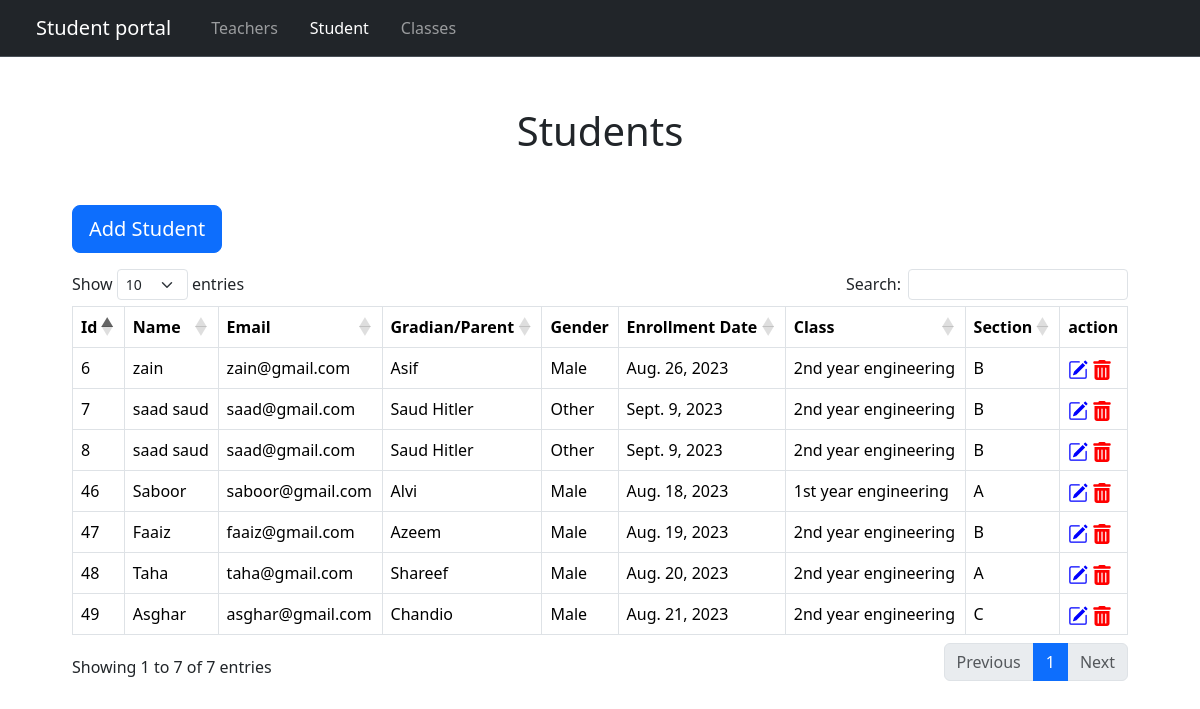
The page /administrator/Students/ on the database as committed earlier.
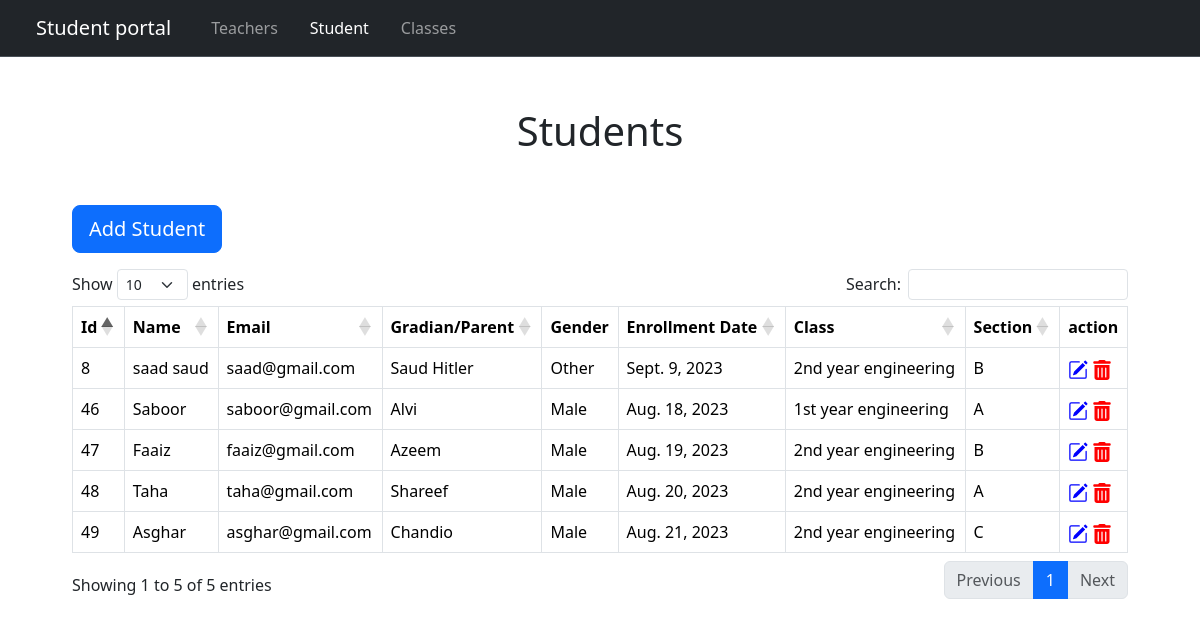
The same page on the database as committed later.
### administrator/models.py (models this page shows, shortened)
class Student(models.Model):
    name = models.CharField(max_length=100)
    email_address = models.CharField(max_length=100)
    phone_no = models.CharField(max_length=100)
    address = models.CharField(max_length=250)
    gardian_or_parent_name = models.CharField(max_length=100)
    gender = models.CharField(max_length=50)
    date_of_birth = models.DateField()
    date_of_enrollment = models.DateField()

class Class(models.Model):
    name = models.CharField(max_length=100)
    subject = models.CharField(max_length=100)
    section = models.CharField(max_length=100)

### administrator/views.py (the view)
# urls.py: path("Students/", views.Students, name="Students"),
def Students(request):
    students = Student.objects.all().values()
    print(students)
    context = []
    for i in students:
        clas = Student_Class.objects.filter(student_id = i['id']).values()
        print(clas)
        sec = Class.objects.filter(id = clas[0]['class_id_id']).values()
        i['class'] = sec[0]["name"]
        i['section'] = sec[0]['section']
        context.append(i)
    return render(request,'administrator/Students.html',{'students':context})

### administrator/Templates/administrator/Students.html (shortened to what this page needs)
{% extends 'administrator/baseAdmin.html' %}
{% block Student_active %} class="nav-link active" {% endblock %}
{% block content %}
<h1 style="text-align: center; ; margin: 50px 50px;">Students</h1>
<button type="button" class="btn btn-primary btn-lg" style="margin-left:6% ;"><a href="{% url 'administrator:AddStudent' %}" class="text-white text-decoration-none">Add Student</a></button>
<div class="container-fluid pt-3" style="width: 90%;">
<table class="table table-bordered ms-auto mx-auto" id="students">
 <thead>
    <tr>
      <th >Id</th>
      <th >Name</th>
      <th >Email</th>
      <th >Gradian/Parent</th>
      <th >Gender</th>
      <th >Enrollment Date</th>
      <th>Class</th>
      <th >Section</th>
      <th >action</th>
    </tr>
  </thead>
  <tbody>
    {% for student in students %}
    <tr>
      <td>{{ student.id }}</td>
      <td>{{ student.name }}</td>
      <td>{{ student.email_address }}</td>
      <td>{{ student.gardian_or_parent_name }}</td>
      <td>{{ student.gender }}</td>
      <td>{{ student.date_of_enrollment }}</td>
      <td>{{ student.class }}</td>
      <td>{{ student.section }}</td>
      <td>
        <div class="span">
          <a href="{% url 'administrator:UpdateStudent' student.id %}" class="mr-2"></a>
          <a data-bs-toggle="modal" data-bs-target="#staticBackdrop"></a>
        </div>
      </td>
    </tr>
    {% endfor %}
  </tbody>
</table>
</div>
{% endblock %}

### administrator/Templates/administrator/baseAdmin.html (shortened to what this page needs)
{% load static %}
<!doctype html>
<html lang="en">
  <head>
    <link href="https://cdn.jsdelivr.net/npm/bootstrap@5.3.1/dist/css/bootstrap.min.css" rel="stylesheet">
    <link rel="stylesheet" href="https://cdn.datatables.net/1.13.6/css/dataTables.bootstrap5.min.css">
    <link href="{% static 'fontawesomefree/css/all.min.css' %}" rel="stylesheet" type="text/css">
  </head>
  <body>
    <nav class="navbar navbar-expand-lg bg-dark border-bottom border-body" data-bs-theme="dark">
        <div class="container-fluid">
          <a class="navbar-brand ps-4" href="#">Student portal</a>
          <div class="collapse navbar-collapse" id="navbarNav">
            <ul class="navbar-nav">
              <li class="nav-item ps-3">
                <a {% block Teacher_active %} class="nav-link" {% endblock %}  aria-current="page" href="{% url 'administrator:Teachers' %}">Teachers</a>
              </li>
              <li class="nav-item ps-3">
                <a {% block Student_active %} class="nav-link" {% endblock %}  href="{% url 'administrator:Students' %}">Student</a>
              </li>
              <li class="nav-item ps-3">
                <a {% block Class_active %} class="nav-link" {% endblock %}  href="{% url 'administrator:Classes' %}">Classes</a>
              </li>
            </ul>
          </div>
        </div>
      </nav>
      {% block content %}{% endblock %}
    </body>
</html>

Rows that differ between the two databases and show on the page:
removed Student: id "6", name "zain", email_address "zain@gmail.com", gardian_or_parent_name "Asif", gender "Male", date_of_enrollment "Aug. 26, 2023", class "2nd year engineering", section "B"
removed Student: id "7", name "saad saud", email_address "saad@gmail.com", gardian_or_parent_name "Saud Hitler", gender "Other", date_of_enrollment "Sept. 9, 2023", class "2nd year engineering", section "B"
Other text that changed with them:
text written by a page script: "Show entries Search: Showing 1 to 7 of 7 entries Previous 1 Next" → "Show entries Search: Showing 1 to 5 of 5 entries Previous 1 Next"
